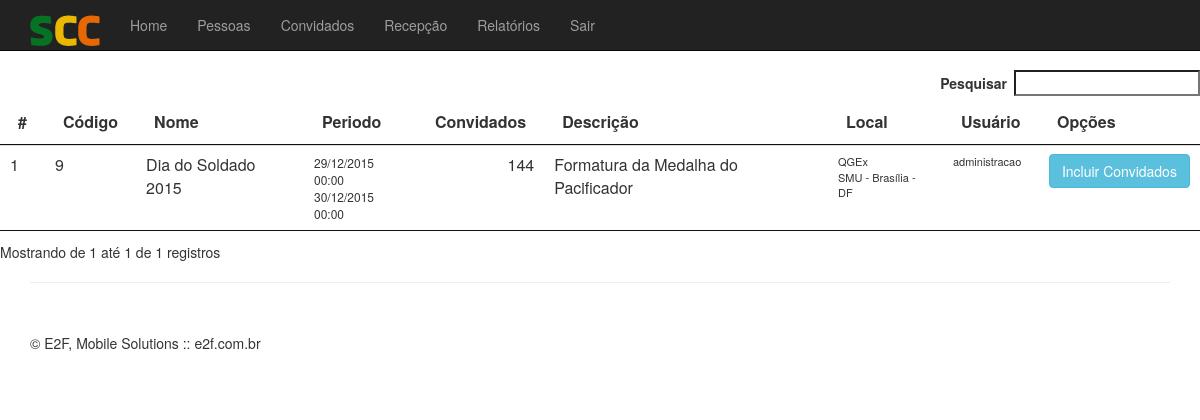
Page /index.php (signed in) on the committed database.
### tables this page shows
CREATE TABLE IF NOT EXISTS `evento` (
  `id` int(11) NOT NULL AUTO_INCREMENT,
  `nome` varchar(100) NOT NULL,
  `data_inicio` datetime NOT NULL,
  `data_fim` datetime DEFAULT NULL,
  `descricao` varchar(150) DEFAULT NULL,
  `local_id` int(11) NOT NULL,
  `usuario_cadastro_id` int(11) NOT NULL,
  `ativo` tinyint(1) NOT NULL DEFAULT '1',
  PRIMARY KEY (`id`),
  KEY `fk_evento_local1_idx` (`local_id`),
  KEY `fk_evento_usuario1_idx` (`usuario_cadastro_id`)
);

CREATE TABLE IF NOT EXISTS `usuario` (
  `id` int(11) NOT NULL AUTO_INCREMENT,
  `nome` varchar(60) NOT NULL,
  `email` varchar(100) NOT NULL,
  `senha` varchar(32) NOT NULL,
  `ativo` tinyint(1) NOT NULL DEFAULT '1',
  `data_cadastro` datetime NOT NULL,
  `perfil` enum('0','1','2') DEFAULT NULL,
  PRIMARY KEY (`id`),
  UNIQUE KEY `email_UNIQUE` (`email`)
);

### convidado/listar-convidado-evento.php (the view, shortened to what this page needs)
<div class="row row-offcanvas row-offcanvas-right">
	<div class="row">
		<div class="table-responsive">
			<table class="table table-hover" id="example">
				<thead>
					<tr>
						<th>#</th>
						<th>C&oacute;digo</th>
						<th>Nome</th>
						<th>Periodo</th>
						<th>Convidados</th>
						<th>Descrição</th>
						<th>Local</th>
						<th>Usuário</th>
						<th>Op&ccedil;&otilde;es</th>
					</tr>
				</thead>
				<tbody id="myTable">
					<?php
					require_once 'conexao/conn.php';
					$sql = "select e.id, e.nome, date_format(e.data_inicio,'%d/%m/%Y %H:%i') as data_inicio,
							date_format(e.data_fim,'%d/%m/%Y %H:%i') as data_fim,
							e.descricao, (select count(*) from convidado where evento_id = e.id) as total,
					        concat(l.nome,'<br>' ,l.endereco,' - ',c.nome,' - ',u.sigla) as nome_local,
					        us.nome as nome_usuario
							from evento e, local l, cidade c, uf u, usuario us
							where e.ativo = 1
							and   e.local_id = l.id
							and   l.cidade_id = c.id
							and   u.id = c.uf_id
							and   us.id = e.usuario_cadastro_id
							and   e.data_inicio >= curdate() ";
					$sql .= "order by data_inicio desc";
					$rs = mysqli_query($conexao, $sql);
					$num = 0;
					while ($linha = mysqli_fetch_array($rs)) {
			           	 $num++;
			           	 ?>
					<tr>
						<td><?php echo $num?></td>
						<td><?php echo $linha['id']?></td>
						<td><?php echo $linha['nome']?></td>
						<td style="font-size: 12px"><?php echo $linha['data_inicio']."<br/>".$linha['data_fim']?></td>
						<td align="right"><?php echo $linha['total']?></td>
						<td><?php echo $linha['descricao']?></td>
						<td style="font-size: 11px"><?php echo $linha['nome_local']?></td>
						<td style="font-size: 11px"><?php echo $linha['nome_usuario']?></td>
						<td>
							<button class="btn btn-info" onclick="location.href='index.php?pg=16&acao=a&id=<?php echo $linha['id']?>'">Incluir Convidados</button>
						</td>
					</tr>
					<?php
			          	}
			          	?>
				</tbody>
			</table>
		</div>
	</div>
</div>

### css/offcanvas.css (style rules this page uses)
html, body { overflow-x: hidden; }

### rows in the picture
evento: id "9", nome "Dia do Soldado 2015", data_inicio "29/12/2015 00:00", data_fim "30/12/2015 00:00", total "144", descricao "Formatura da Medalha do Pacificador", nome_local "QGEx SMU - Brasília - DF", usuario_cadastro.nome "administracao"
